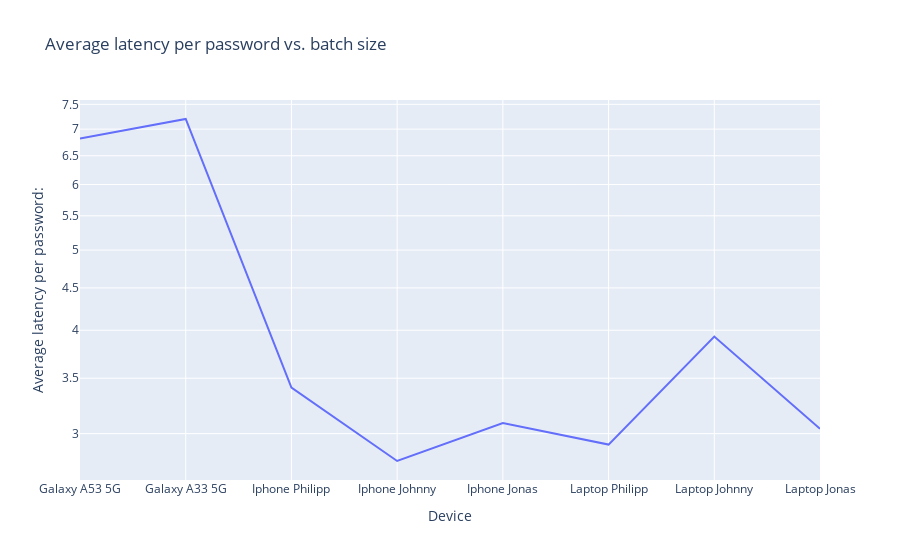

Notebook code cell kept with this figure:
### Code cell
fig = px.line(df, x="Device", y="Average latency per password:", title='Average latency per password vs. batch size')
#layout = go.Layout(yaxis=dict(tickformat=".2%"))
#fig.update_layout(yaxis_tickformat=".2%")
fig.update_yaxes(type='log')

fig.show()
fig.write_image("images/batch_size_average_latency_per_password.pdf")

### Figure 1 — Plotly figure (JSON) as saved in the notebook; plotly's stock layout.template omitted (floating-point values rounded to 4 significant figures)
{"data": [{"hovertemplate": "Device=%{x}<br>Average latency per password:=%{y}<extra></extra>", "legendgroup": "", "line": {"color": "#636efa", "dash": "solid"}, "marker": {"symbol": "circle"}, "mode": "lines", "name": "", "orientation": "v", "showlegend": false, "type": "scatter", "x": ["Galaxy A53 5G", "Galaxy A33 5G", "Iphone Philipp", "Iphone Johnny", "Iphone Jonas", "Laptop Philipp", "Laptop Johnny", "Laptop Jonas"], "xaxis": "x", "y": ["6.82", "7.20", "3.41", "2.78", "3.09", "2.91", "3.93", "3.04"], "yaxis": "y"}], "layout": {"legend": {"tracegroupgap": 0}, "title": {"text": "Average latency per password vs. batch size"}, "xaxis": {"anchor": "y", "domain": [0, 1], "title": {"text": "Device"}}, "yaxis": {"anchor": "x", "domain": [0, 1], "title": {"text": "Average latency per password:"}, "type": "log"}}}
